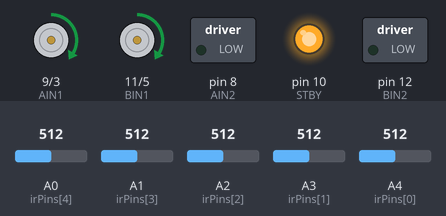
Simulated run of this sketch. Board: Arduino Uno, built with avr-gcc and run on an emulated ATmega328P. On the bench: direction and speed pins drawn as motors (green arrow = direction pin HIGH = forward, orange = LOW = backward, longer = more drive, stopped while the standby pin is LOW), switched loads named in the sketch (green lamp = pin HIGH), output pins drawn as LEDs (lit = HIGH). The test bench sets the inputs (shaded band); at power-on: A0 (irPins[4]) = 512, A1 (irPins[3]) = 512, A3 (irPins[1]) = 512, A2 (irPins[2]) = 512, A4 (irPins[0]) = 512. What the sketch prints to the serial monitor is not drawn.

Above: at 1.2 s.
1.3 s: A0 (irPins[4]) set to 1020
At 1.7 s:
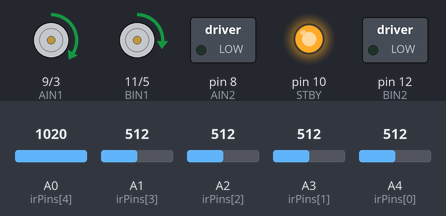
2.8 s: A1 (irPins[3]) set to 1020
At 4.0 s:
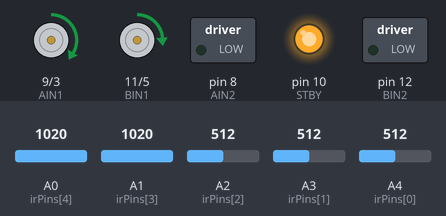
4.3 s: A0 (irPins[4]) set to 995
At 5.1 s:
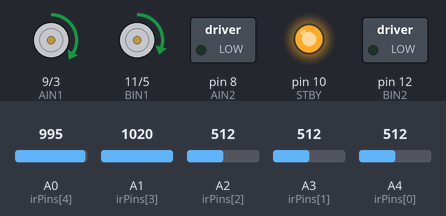
6.2 s: A1 (irPins[3]) set to 1000
At 6.7 s:
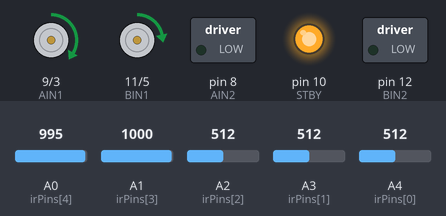
9.2 s: A3 (irPins[1]) set to 993
12.2 s: A3 (irPins[1]) set to 1022
At 13.6 s:
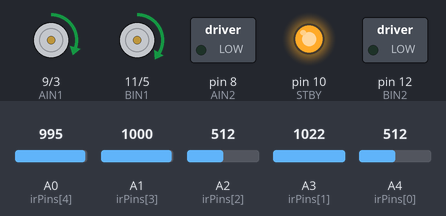
Timing chart, 0 to 14.7 s (numbered marks = the images above; inputs shaded):
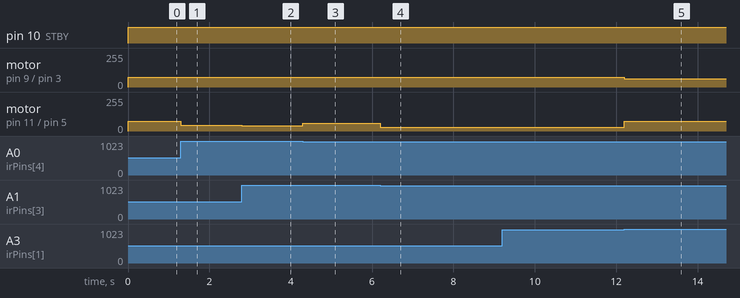

The sketch:

sharpTurnLineFollwer.ino
```cpp
/*
** Line Follower Basic v. 0.5
** Last Update: 2013-05-21
*/

#include <Servo.h>

// the threshold for black line
#define THRESHOLD 1010
#define DEBUG 0

/* Define motor controll inputs */
//motor A connected between A01 and A02 - Left Motor
//motor B connected between B01 and B02 - Right Motor
#define STBY 10 //standby

//Motor A
#define PWMA 3 //Speed control
#define AIN1 9 //Direction
#define AIN2 8 //Direction

//Motor B
#define PWMB 5 //Speed control
#define BIN1 11 //Direction
#define BIN2 12 //Direction

/* Define the pins for the IR receivers */
int irPins[5] = {A4, A3, A2, A1, A0};

/* Define values for the IR Sensor readings */

// an array to hold values from analogRead on the ir sensor (0-1023)
int irSensorAnalog[5] = {0,0,0,0,0};

// an array to hold boolean values (1/0) for the ir sensors, based on the analog read and the predefined THRESHOLD
int irSensorDigital[5] = {0,0,0,0,0};

// binary representation of the sensor reading from left to right
int irSensors = B00000;

// sensors detecting the line
//int count = 0;

// a score to determine deviation from the line [-180 ; +180]. Negative means the robot is left of the line.
int error = 0;

//  store the last value of error
int errorLast = 0;

// a coorection value, based on the error that is used to change motor speed with PWM
int correction = 0;

/* Set up maximum speed and speed for turning (to be used with PWM) */

// PWM to control motor speed [0 - 255]
int maxSpeed = 75;

/* variables to keep track of current speed of motors */
int motorLSpeed = 0;
int motorRSpeed = 0;

/* define ratio variables for changing the speed of motors */
int changeRatio1 = 0.1;
int changeRatio2 = 0.25;
int changeRatio3 = 0.4;
int changeRatio4 = 0.8;

void setup() {
  /* Set up motor controll pins as output */
  pinMode(STBY, OUTPUT);

  pinMode(AIN1,OUTPUT);
  pinMode(AIN2,OUTPUT);
  pinMode(PWMA,OUTPUT);

  pinMode(BIN1,OUTPUT);
  pinMode(BIN2,OUTPUT);
  pinMode(PWMB,OUTPUT);

  Serial.begin(115200);
}

void loop() {
  Scan();
  UpdateError();
  UpdateCorrection();
  Drive();
}

void Scan() {
  // Initialize counters, sums etc.

//  count = 0;
  irSensors = B00000;

  for (int i = 0; i < 5; i++) {
    irSensorAnalog[i] = analogRead(irPins[i]);

    if (irSensorAnalog[i] >= THRESHOLD) {
      irSensorDigital[i] = 1;
    } else {
      irSensorDigital[i] = 0;
    }

    if (DEBUG) {
      Serial.print("A");
      Serial.print(i);
      Serial.print(": ");
      Serial.print(irSensorAnalog[i]);
      Serial.print(" | ");
    }

//    count = count + irSensorDigital[i];
    int b = 4-i;
    irSensors = irSensors + (irSensorDigital[i]<<b);
  }

  if (DEBUG) {
      Serial.println();
  }
}

void UpdateError() {

  errorLast = error;

  switch (irSensors) {
    case B00000:
      if (errorLast < 0) { error = -180;}
      else if (errorLast > 0) {error = 180;}
      Serial.println("Out of track!Crap!");
      break;

    case B10000: // leftmost sensor on the line
//      error = maxSpeed*changeRatio1;
      error = 120;
      Serial.println("Move left!");
      break;

    case B01000:
//      error = maxSpeed*changeRatio3;
      error = 60;
      Serial.println("Move slightly left!");
      break;

    case B00100:
      error = 0;
      Serial.println("Move forward!");
      break;

    case B00010:
//      error = -maxSpeed*changeRatio3;
      error = -60;
      Serial.println("Move slightly right!");
      break;

    case B00001: // rightmost sensor on the line
//      error = -maxSpeed*changeRatio1;
      error = -120;
      Serial.println("Move right!");
      break;

    /* 2 Sensors on the line */

    case B11000:
//     error = maxSpeed*changeRatio2; // turn left
      error = 150;
      break;

    case B01100:
//     error = maxSpeed*changeRatio4; // turn left slightly
      error = 60;
      break;

    case B00110:
//     error = -maxSpeed*changeRatio4; // turn right slightly
      error = -60;
      break;

    case B00011:
//     error = -maxSpeed*changeRatio2; // turn right
      error = -150;
      break;

    /* 3 Sensors on the line */

//    case B11100:
//      error = 120;
//      break;
//
//    case B01110:
//      if (errorLast > 0 && errorLast <= 60) {
//      error = 120;
//      } else if (errorLast < 0 && errorLast >= -60) {
//      error = -120;
//      }
//      break;
//
//    case B00111:
//     error = -120;
//     break;

    /* 4 Sensors on the line */
//    case B11110:
//     error = -150;
//     break;
//
//    case B01111:
//     error = 150;
//     break;

   /* 5 Sensors on the line */
//    case B11111:
//     break;

    default:
    error = errorLast;
  }
}

void UpdateCorrection() {
//  if (error >= 0 && error < 30) {
//    correction = 15;
//  } else if (error >=30 && error < 60) {
//    correction = 40;
//  } else if (error >=60 && error < 90) {
//    correction = 55;
//  } else if (error >=120 && error < 150) {
//    correction = 75;
//  } else if (error >=150 && error < 180) {
//    correction = 255;
//  } else if (error >=180) {
//    correction = 305;
//  }
//
//  if (error <= 0 && error > -30) {
//    correction = -15;
//  } else if (error <= -30 && error > -60) {
//    correction = -40;
//  } else if (error <= -60 && error > -90) {
//    correction = -55;
//  } else if (error <= -120 && error > -150) {
//    correction = -75;
//  } else if (error <= -150 && error > -180) {
//    correction = -255;
//  } else if (error <= -180) {
//    correction = -305;
//  }


//  if (correction >= 0) {
//    motorRSpeed = maxSpeed - correction;
//    motorLSpeed = maxSpeed;
//  }
//
//  else if (correction < 0) {
//    motorRSpeed = maxSpeed;
//    motorLSpeed = maxSpeed + correction;
//  }

  // use the error value directly as the correction value
  correction = error;
  if (correction >= 0) {
    // map correction value to a smaller speed value so the robot moves slower
    int adjust = map(correction, 0, 305, 0, maxSpeed);
    motorLSpeed = maxSpeed - adjust;
    motorRSpeed = maxSpeed;
  } else if (correction < 0) {
    // map correction value to a smaller speed value so the robot moves slower
    int adjust = map(correction, -305, 0, -maxSpeed, 0);
    motorLSpeed = maxSpeed;
    motorRSpeed = maxSpeed + adjust;
  }

//  Serial.print("Left motor speed: ");
//  Serial.println(motorLSpeed);
//  Serial.print("Right motor speed: ");
//  Serial.println(motorRSpeed);
//  Serial.println("--------------------");
}

void Drive() {
  // reset the right motor speed to max speed of 255/-255
  if (motorRSpeed > 255) {
    motorRSpeed = 255;
  } else if (motorRSpeed < -255) {
    motorRSpeed = -255;
  }

  // reset the left motor speed to max speed of 255/-255
  if (motorLSpeed > 255) {
    motorLSpeed = 255;
  } else if (motorLSpeed < -255) {
    motorLSpeed = -255;
  }

  // disable standby
  digitalWrite(STBY, HIGH);

  if (motorRSpeed > 0) { // right motor forward (using PWM)
     analogWrite(PWMB, motorRSpeed);
     digitalWrite(BIN1, HIGH);
     digitalWrite(BIN2, LOW);
  } else if (motorRSpeed < 0) { // right motor reverse (using PWM)
     analogWrite(PWMB, abs(motorRSpeed));
     digitalWrite(BIN1, LOW);
     digitalWrite(BIN2, HIGH);
  } else if (motorRSpeed == 0) { // right motor fast stop
     digitalWrite(PWMB, HIGH);
     digitalWrite(BIN1, LOW);
     digitalWrite(BIN2, LOW);
  }

  if (motorLSpeed > 0) { // left motor forward (using PWM)
     analogWrite(PWMA, motorLSpeed);
     digitalWrite(AIN1, HIGH);
     digitalWrite(AIN2, LOW);
  } else if (motorLSpeed < 0) { // left motor reverse (using PWM)
     analogWrite(PWMA, abs(motorLSpeed));
     digitalWrite(AIN1, LOW);
     digitalWrite(AIN2, HIGH);
  } else if (motorLSpeed == 0) { // left motor fast stop
     digitalWrite(PWMA, HIGH);
     digitalWrite(AIN1, LOW);
     digitalWrite(AIN2, LOW);
  }
}
```

Measured:
- the behaviour switches between 1009 and 1010 on A3 (irPins[1]) (found by bisection; images 4 and 5)
- after the input at 1.3 s, motor on pin 11 (BIN1) / pin 5 (PWMB): forward 75/255 → forward 45/255 at once
- after the input at 2.8 s, motor on pin 11 (BIN1) / pin 5 (PWMB): forward 45/255 → forward 38/255 at once
- after the input at 4.3 s, motor on pin 11 (BIN1) / pin 5 (PWMB): forward 38/255 → forward 60/255 at once
- after the input at 6.2 s, motor on pin 11 (BIN1) / pin 5 (PWMB): forward 60/255 → forward 30/255 at once
- after the input at 12.2 s, motor on pin 9 (AIN1) / pin 3 (PWMA): forward 75/255 → forward 61/255 at once; motor on pin 11 (BIN1) / pin 5 (PWMB): forward 30/255 → forward 75/255 at once
